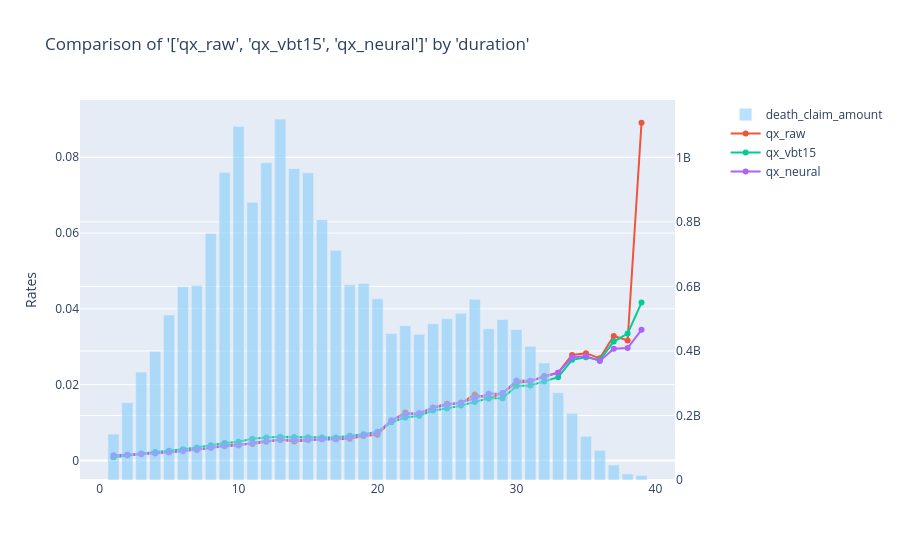

This figure's notebook cell:
### Code cell
charters.compare_rates(
    model_data,
    x_axis="duration",
    rates=["qx_raw", "qx_vbt15", "qx_neural"],
    weights=["amount_exposed"],
    secondary="death_claim_amount",
    y_log=False,
)
